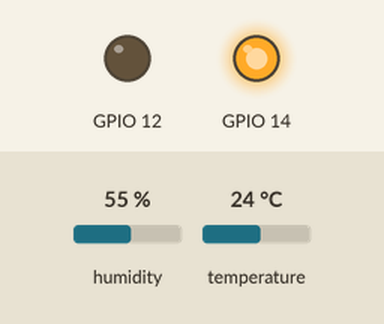
Bench run of a sketch on a simulated ESP32. Shown: output pins drawn as LEDs (lit = HIGH). Inputs (shaded band) come from the test bench; at power-on: humidity 55 %, temperature 24 °C. WiFi joins after 1.5 s; servers stay silent unless stated; what the sketch prints to the serial monitor is not drawn.

Above: at 1.6 s.
Timing chart, 0 to 3.1 s (numbered marks = the images above):
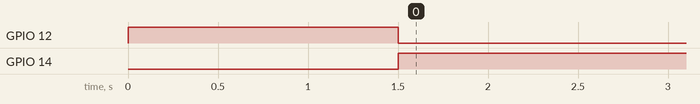

The sketch:

teste.ino
```cpp
// C++ code
//
#include <WiFi.h>
#include <DHT.h>

//criar constantes da rede
const char* ssid = "POCO";
const char* password = "abracadabra";

#define DHTPIN 2
#define DHTTYPE DHT11
DHT dht(DHTPIN, DHTTYPE);

void setup()
{
  WiFi.begin(ssid, password);
  WiFi.mode(WIFI_MODE_STA);

  pinMode(12, OUTPUT);
  pinMode(14, OUTPUT);

  Serial.begin(9200);
  dht.begin();
}

void loop()
{

  while (WiFi.status() != WL_CONNECTED) {
    digitalWrite(12, HIGH);
    digitalWrite(14, LOW);
  }
  Serial.print("IP: ");
  Serial.println(WiFi.localIP());

  digitalWrite(12, LOW);
  digitalWrite(14, HIGH);

  if (WiFi.status() != WL_CONNECTED) {
    WiFi.begin(ssid, password);
  }

  float temperature = dht.readTemperature();
  float humidity = dht.readHumidity();
  if (!isnan(temperature) && !isnan(humidity)) {
    Serial.print("Temperatura: ");
    Serial.println(temperature);
    Serial.print("Umidade: ");
    Serial.println(humidity);
  }
  delay(4000);

}
```

Measured:
- by itself, GPIO 12: LOW → HIGH at 0.00 s, → LOW 1.5 s later
- by itself, GPIO 14: LOW → HIGH at 1.5 s
